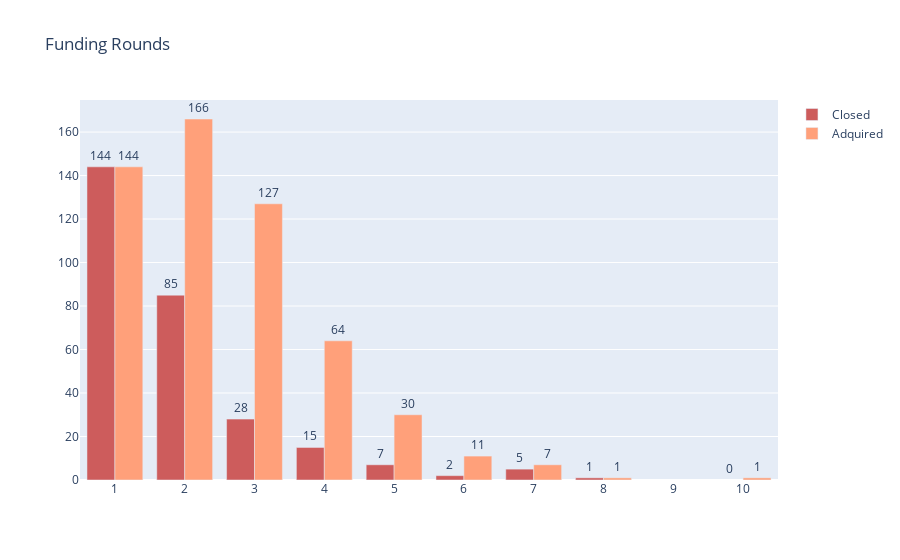

The notebook cell saved with this chart:
### Code cell
# We see the distribution of status related how many relathionships they have
fig = go.Figure()

x_values = list(range(1, len(funding)+12))

fig.add_trace(go.Bar(
    x=funding['funding_rounds'].values,
    y=funding['Closed'].values,
    name='Closed',
    marker_color='indianred'))
fig.add_trace(go.Bar(
    x=funding['funding_rounds'].values,
    y=funding['Acquired'].values,
    name='Adquired',
    marker_color='lightsalmon'
))

adquired_trace = fig.data[0]
adquired_trace.update(text=funding['Closed'], texttemplate='%{text:.0f}', textposition='outside')

adquired_trace = fig.data[1]
adquired_trace.update(text=funding['Acquired'], texttemplate='%{text:.0f}', textposition='outside')

fig.update_layout(title_text='Funding Rounds',xaxis=dict(tickmode='array', tickvals=x_values),barmode='group')
#fig.update_traces(text=status['count'], texttemplate='%{text:.0f}', textposition='outside')

### Figure 1 — Plotly figure (JSON) as saved in the notebook; plotly's stock layout.template omitted (floating-point values rounded to 4 significant figures)
{"data": [{"marker": {"color": "indianred"}, "name": "Closed", "text": [144, 85, 28, 15, 7, 2, 5, 1, null], "textposition": "outside", "texttemplate": "%{text:.0f}", "type": "bar", "x": [1, 2, 3, 4, 5, 6, 7, 8, 10], "y": [144, 85, 28, 15, 7, 2, 5, 1, null]}, {"marker": {"color": "lightsalmon"}, "name": "Adquired", "text": [144, 166, 127, 64, 30, 11, 7, 1, 1], "textposition": "outside", "texttemplate": "%{text:.0f}", "type": "bar", "x": [1, 2, 3, 4, 5, 6, 7, 8, 10], "y": [144, 166, 127, 64, 30, 11, 7, 1, 1]}], "layout": {"barmode": "group", "title": {"text": "Funding Rounds"}, "xaxis": {"tickmode": "array", "tickvals": [1, 2, 3, 4, 5, 6, 7, 8, 9, 10, 11, 12, 13, 14, 15, 16, 17, 18, 19, 20]}}}
